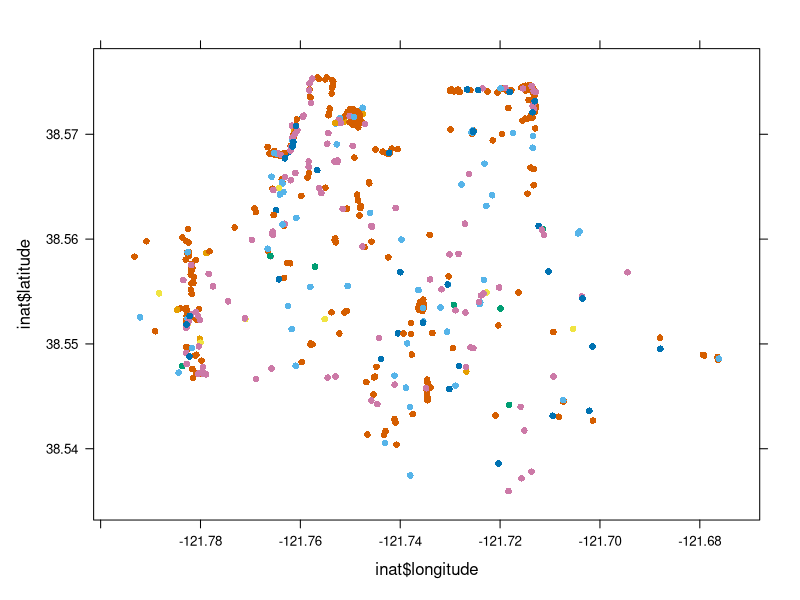

This figure's R source:
library(lattice)
inat<-read.csv("observations-145646.csv")
xyplot(inat$latitude~inat$longitude,pch=16,groups=inat$taxon_class_name)